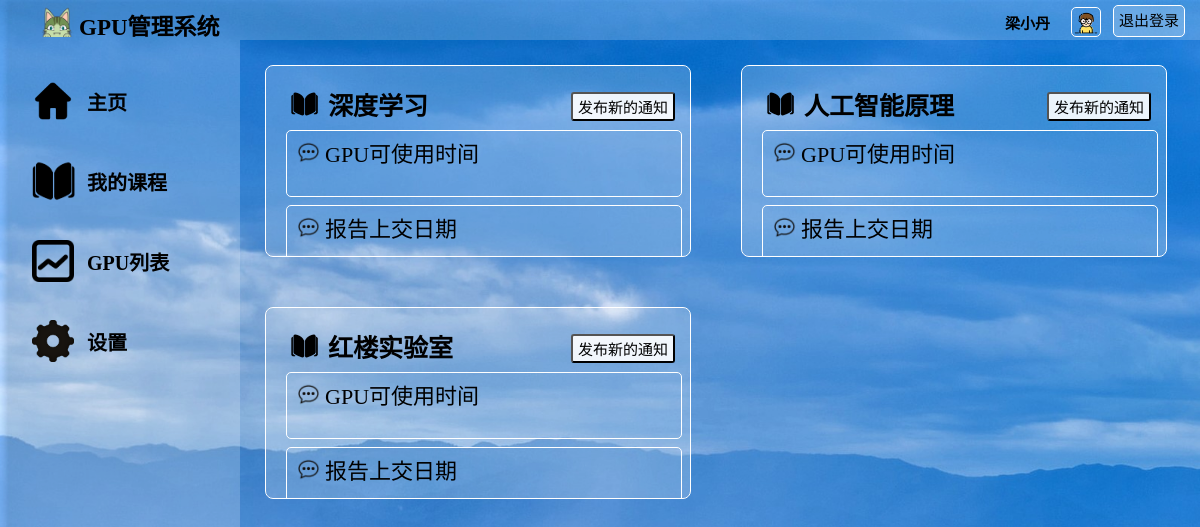
The page /teacher_notice/ (signed in) on the database as committed earlier.
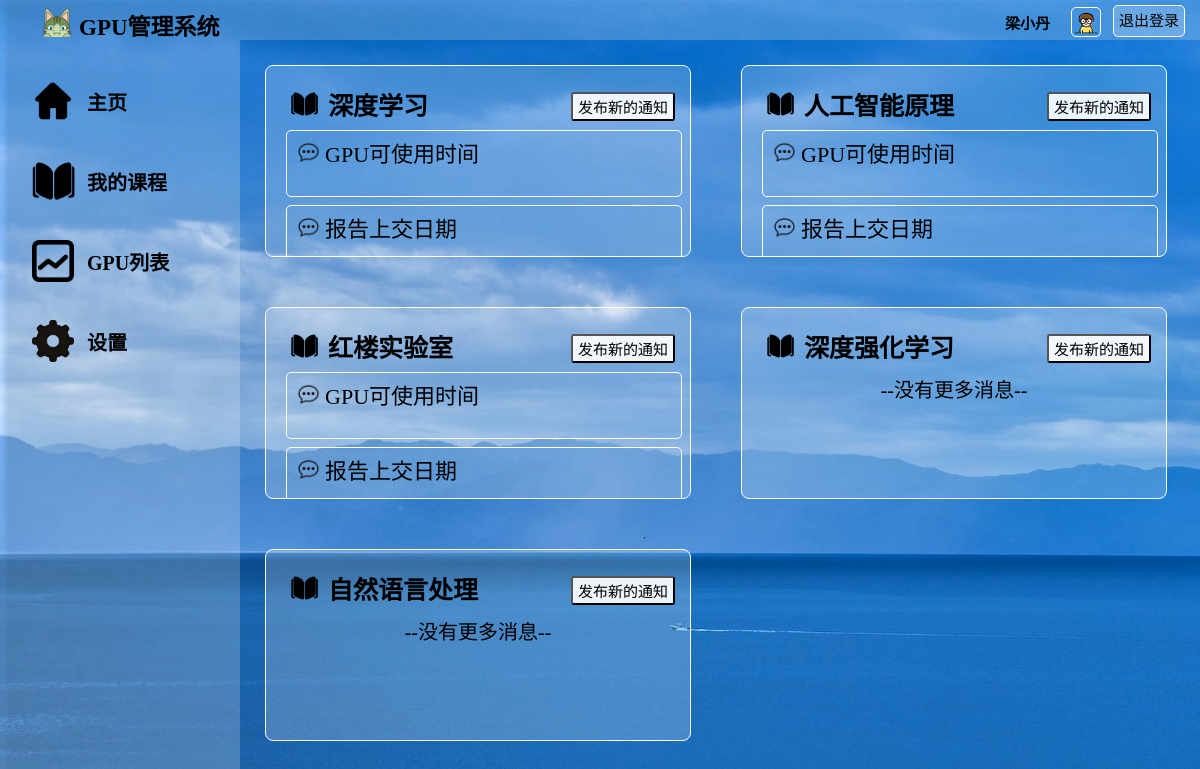
The same page on the database as committed later.
### watchlist/models.py (models this page shows)
class Course(db.Model):
    __tablename__ = 'Course'
    id = db.Column(db.Integer, primary_key=True)  # id（主键）
    name = db.Column(db.String(50))               # 课程名称
    teacher = db.Column(db.String(50))            # 任课老师
    time = db.Column(db.String(50))               # 授课时间（学年、学期）
    info = db.Column(db.String(300))              # 课程其他信息
    course_name = db.Column(db.String(50), db.ForeignKey('Course.name'))  # 用户对应的课程
    gpu_name = db.Column(db.String(50), db.ForeignKey('GPU.name'))  # 存储用户名（记得包括老师本人）
    pic_path = db.Column(db.String(128), default="/static/pic/course_logo.png") # 课程头像

class Message(db.Model):
    __tablename__ = 'Message'
    id = db.Column(db.Integer, primary_key=True)                           # id（主键）
    course_name = db.Column(db.String(50), db.ForeignKey('Course.name'))   # 消息对应的课程
    title = db.Column(db.String(50))                                       # 消息的标题
    info = db.Column(db.String(1000))                                      # 消息的内容

### watchlist/views.py (the view, shortened to what this page needs)
@app.route('/teacher_notice/', methods=['GET', 'POST'])
def teacher_notice():
    relations = Relation.query.filter_by(user_name=current_user.username).all()
    courses = Course.query.all()
    messages = Message.query.order_by(Message.id.desc()).all()
    return render_template('teacher_notice.html', relations=relations,courses=courses, messages=messages)

### watchlist/__init__.py (called while the page is built)
@login_manager.user_loader
def load_user(user_id):
    from watchlist.models import User
    user = User.query.get(int(user_id))
    return user

@app.context_processor
def inject_user():
    from watchlist.models import User
    user = User.query.first()
    return dict(user=user)

### watchlist/templates/teacher_notice.html (shortened to what this page needs)
<!DOCTYPE html>
<html lang="en">
<head>
	<link rel="stylesheet" href="/static/style.css" />
</head>
<body>
	<div id="container">
		<div id="header" >
			<div id="logo">
	            <img src="/static/pic/logo.png" alt="">
	            <span>GPU管理系统</span>
	        </div>
			<div id="other">
				<form form method="POST" action="/logout/">
					<a id="login_out" href="/logout/" class="button">退出登录</a>
					<div id="user_img">
						<img src="{{ current_user.pic_path }}" alt="image">
					</div>
					<div id="user_name">
						<span>{{ current_user.username }}</span>
					</div>
				</form>
			</div>
		</div>
		<div id="main">
			<div id="aside">
				<br>
				<div id="Home Page">
					<div class="asidepic">
						<img src="/static/pic/home.png" alt="">
					</div>
					<div class="asidechoices">
						<a href="/index_teacher/">主页</a>
					</div>
				</div>
				<div id="My courses">
					<div class="asidepic">
						<img src="/static/pic/courses.png" alt="">
					</div>
					<div class="asidechoices">
						<a href="/my_courses_teacher/">我的课程</a>
					</div>
				</div>
				<div id="Process">
					<div class="asidepic">
						<img src="/static/pic/process.png" alt="">
					</div>
					<div class="asidechoices">
						<a href="/process_teacher/">GPU列表</a>
					</div>
				</div>
				<div id="Settings">
					<div class="asidepic">
						<img src="/static/pic/settings.png" alt="">
					</div>
					<div class="asidechoices">
						<a href="/settings_teacher/">设置</a>
					</div>
				</div>
			</div>
			<div id="content">
				{% for r in relations %}
				{% for c in courses %}
				{% if r['course_name']==c['name'] %}
				<div id="coure_notice" class="index_box">
					<a href="/my_courses_teacher/{{c['id']}}/">
						<div class="index_img">
							<img src="/static/pic/courses.png" alt="">
						</div>
						<p>{{ c['name'] }}</p>
					</a>
					<form method="POST" action="/teacher_notice_new/{{c['id']}}/">
						<input id="new_notice_button" type="submit" class="button is-info" value="发布新的通知">
					</form>
					{% for m in messages %}
					{% if m['course_name'] == c['name'] %}
					<div class="index_coursebox">
						<a href="/teacher_notice/{{ m['id'] }}/">
							<div class="index_img">
								<img src="/static/pic/message_.png" alt="">
							</div>
							<span>{{ m['title'] }}</span>
						</a>
					</div>
					{% endif %}
					{% endfor %}
					<p style="clear:both;text-align:center;margin:10px;">--没有更多消息--</p>
				</div>
				{% endif %}
				{% endfor %}
				{% endfor %}
			</div>
		</div>
</body>
</html>

Rows that differ between the two databases and show on the page:
added Course: name "深度强化学习"
added Course: name "自然语言处理"
